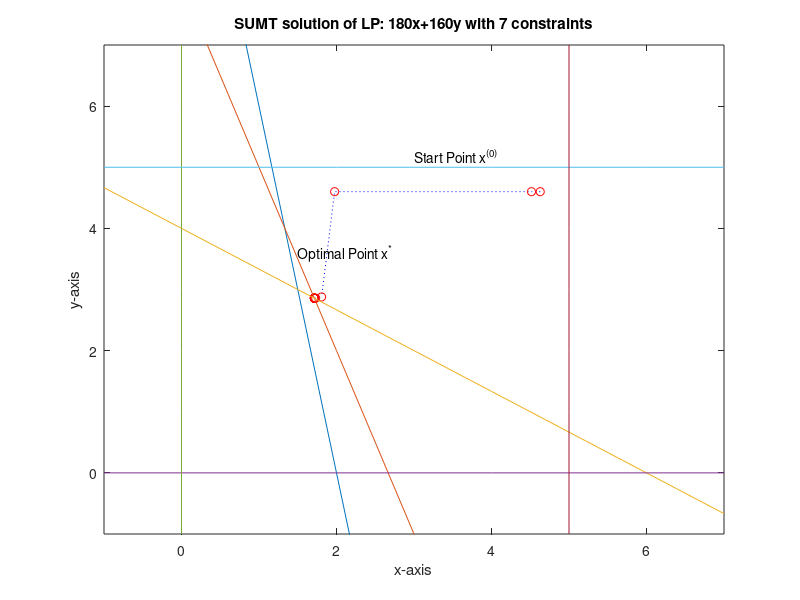

The MATLAB source for this figure:
s = load( 'sumt.txt' );
plot( s(:,1), s(:,2), 'b:');
axis( [-1 7 -1 7] );
hold;
plot( s(:,1), s(:,2), 'ro');
x = (-1:1:7);
y1 = 12 - 6 * x;
y2 = 8 - 3 * x;
y3 = 4 - 2 * x / 3;
plot( x, y1, x, y2, x, y3, x, 0*x, 0*x, x, x, 5*ones(9,1), 5*ones(9,1), x );
xlabel( 'x-axis' );
ylabel( 'y-axis' );
title( 'SUMT solution of LP: 180x+160y with 7 constraints' );
str1(1)={'Start Point x^{(0)}'};
text(3.0,5.2,str1);
str2(1)={'Optimal Point x^*'};
text(1.5,3.6,str2);
hold;
